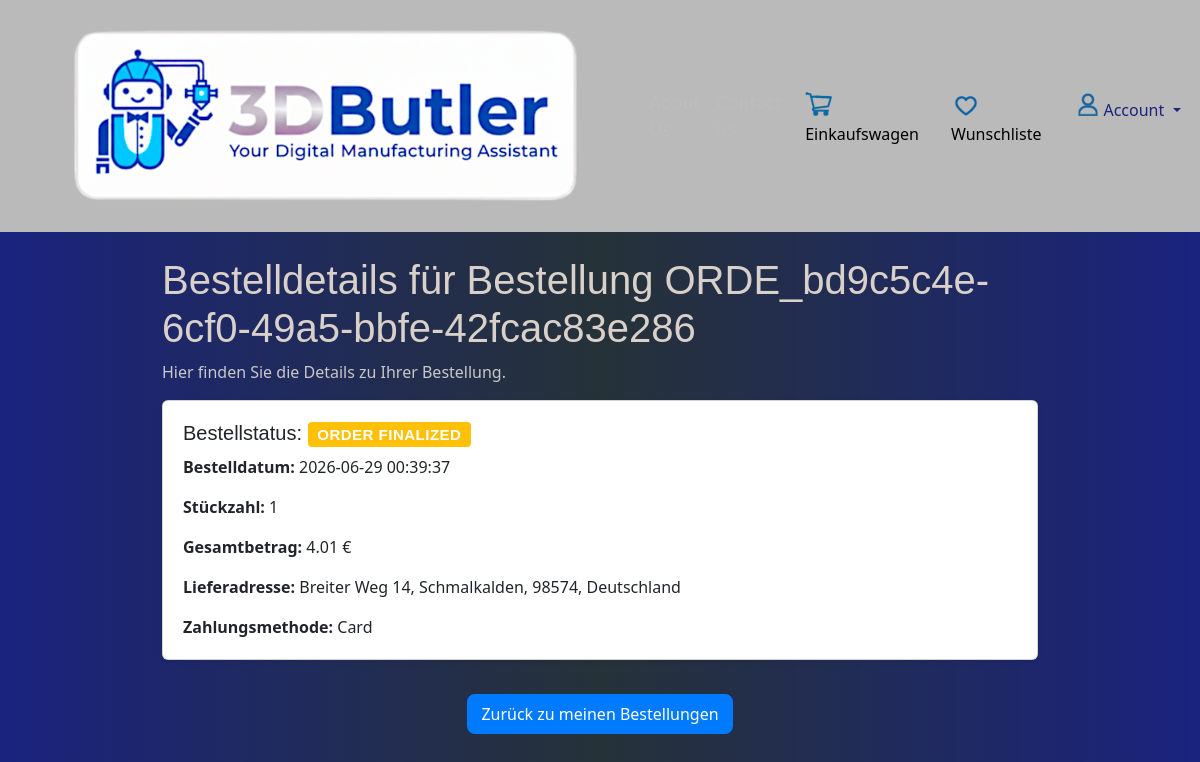
The page /orders/order_detail/ORDE_bd9c5c4e-6cf0-49a5-bbfe-42fcac83e286 (signed in) on the database its author committed.
### tables this page shows
CREATE TABLE "Orders" (
    "OrderID"           TEXT NOT NULL PRIMARY KEY,
    "UserID"            TEXT NOT NULL,
    "AddressID"         TEXT,
    "PaymentID"         TEXT,
    "SourceProjectID"   TEXT,
    
    "OrderStatus"       TEXT NOT NULL DEFAULT 'ORDER_CREATED', 
    "OrderDate"         TEXT NOT NULL,
    "OrderAmount"        INTEGER NOT NULL, 
    
    "PaymentStatus"     TEXT NOT NULL DEFAULT 'PENDING_PAYMENT', 
    "TransactionID"     TEXT, 
    "PaymentMethod"     TEXT,  
    "IsArchived"        INTEGER NOT NULL DEFAULT 0,

    FOREIGN KEY ("UserID") REFERENCES "Users" ("UserID"),
    FOREIGN KEY ("AddressID") REFERENCES "Addresses" ("AddressID"),
    FOREIGN KEY ("PaymentID") REFERENCES "Payments" ("PaymentID"),
    FOREIGN KEY ("SourceProjectID") REFERENCES "Projects" ("ProjectID")
);

CREATE TABLE "OrderPositions" (
    "PositionID" TEXT NOT NULL PRIMARY KEY,
    "OrderID" TEXT NOT NULL,
    "ProductID" TEXT NOT NULL,
    "ProductType" TEXT NOT NULL,
    "Quantity" INTEGER NOT NULL,
    "PricePerUnit" INTEGER NOT NULL,
    FOREIGN KEY ("OrderID") REFERENCES "Orders" ("OrderID"),
    FOREIGN KEY ("ProductID") REFERENCES "Products" ("ProductID")
);

CREATE TABLE "Addresses" (
        "AddressID" TEXT NOT NULL PRIMARY KEY,
        "UserID" TEXT NOT NULL,
        "Street" TEXT,
        "City" TEXT,
        "Zipcode" TEXT,
        "Country" TEXT,
        "IsDefaultShipping" INTEGER DEFAULT 0,
        FOREIGN KEY ("UserID") REFERENCES "Users"("UserID") ON DELETE CASCADE
    );

CREATE TABLE "Payments" (
        "PaymentID" TEXT NOT NULL PRIMARY KEY,
        "UserID" TEXT NOT NULL,
        "Method" TEXT NOT NULL,
        "Token" TEXT,
        "LastIDDigits" TEXT,
        "Expiry" TEXT,
        "IsDefaultMethod" INTEGER DEFAULT 0,
        FOREIGN KEY ("UserID") REFERENCES "Users"("UserID") ON DELETE CASCADE
    );

### website/views.py (the view)
@views.route('/orders/order_detail/<string:order_id>', methods=['GET'])
@login_required
@check_active
def order_detail(order_id):
    user_id = session['user_id']
    logged_in = True # Für das base.html-Template
    try:
        order = order_manager.get_order_by_id(order_id)
        orderpositions = order_manager.get_order_position_for_checkout(order_id)
        address = order_manager.get_address_by_id(order['AddressID']) if order else None
        payment = order_manager.get_payment_by_id(order['PaymentID']) if order else None
        if not order or order['UserID'] != user_id:
            flash("Bestellung nicht gefunden oder Zugriff verweigert.", 'danger')
            return redirect(url_for('views.my_orders'))
        return render_template('order_detail.html',
                               order=order,
                               orderpositions=orderpositions,
                                 address=address,
                                    payment=payment,
                               logged_in=logged_in)
    except Exception as e:
        print(f"Fehler beim Abruf der Bestellung in order_detail: {e}")
        flash('Ein unerwarteter Fehler ist beim Laden Ihrer Bestellung aufgetreten.', 'danger')
        return render_template('order_detail.html', order={}), 500

### website/order_manager.py (called while the page is built)
    def get_order_by_id(self, order_id: str):
        query = "SELECT * FROM Orders WHERE OrderID = ?"
        return self._execute_query(query, (order_id,), fetch=True, fetch_one=True)

    def get_order_position_for_checkout(self, order_id: str):
        query= "SELECT Quantity FROM OrderPositions WHERE OrderID = ?"
        return self._execute_query(query, (order_id,), fetch=True, fetch_one=True)

    def get_address_by_id(self, address_id: str):
        query = "SELECT * FROM Addresses WHERE AddressID = ?"
        return self._execute_query(query, (address_id,), fetch=True, fetch_one=True)

    def get_payment_by_id(self, payment_id: str):
        query = "SELECT * FROM Payments WHERE PaymentID = ?"
        return self._execute_query(query, (payment_id,), fetch=True, fetch_one=True)

### website/user.py (called while the page is built)
def login_required(f):
    @wraps(f)
    def decorated_function(*args, **kwargs):
        if 'user_id' not in session:
            flash("Bitte melden Sie sich an.", "warning")
            return redirect(url_for('auth.login'))
        return f(*args, **kwargs)
    return decorated_function

def check_active(f):
    @wraps(f)
    def decorated_function(*args, **kwargs):
        user_id = session.get('user_id')
        if not user_id:
            flash("Bitte melden Sie sich an.", "warning")
            return redirect(url_for('auth.login'))
        user_data = current_app.user_manager.find_user_by_id(user_id)
        if not user_data:
            session.clear()
            return redirect(url_for('auth.login'))
        if user_data['IsActive'] != 1:
            flash("Ihr Konto ist noch nicht verifiziert.", "warning")
            return redirect(url_for('auth.verify_account'))
        return f(*args, **kwargs)
    return decorated_function

### website/user_manager.py (called while the page is built)
    def find_user_by_id(self, user_id):
        query = "SELECT IsActive, IsAdmin FROM Users WHERE UserID = ?"
        result = self._execute_query(query, (user_id,), fetch=True)
        if result:
            return {'IsActive': result[0][0], 'IsAdmin': result[0][1]}
        return None

### website/templates/order_detail.html (shortened to what this page needs)
{% extends 'base.html' %}
{% block body %}
<div class="container mt-4">
    <h1>Bestelldetails für Bestellung {{ order.OrderID }}</h1>
    <p class="p-site-description">Hier finden Sie die Details zu Ihrer Bestellung.</p>
    <div class="card mb-4 shadow-sm">
        <div class="card-body">
            <h5 class="card-title">Bestellstatus:
                <span class="badge
                    {% if order.OrderStatus == 'ORDER_FINALIZED' %}bg-warning
                    {% elif order.OrderStatus == 'PAID' %}bg-success
                    {% elif order.OrderStatus == 'CANCELLED' %}bg-danger
                    {% else %}bg-secondary{% endif %}">
                    {{ order.OrderStatus | replace('_', ' ') }}
                </span>
            </h5>
            <p class="card-text"><strong>Bestelldatum:</strong> {{ order.OrderDate }}</p>
            <p class="card-text"><strong>Stückzahl:</strong> {{ orderpositions.Quantity }}</p>
            <p class="card-text"><strong>Gesamtbetrag:</strong> {{ order.OrderAmount }} €</p>
            <p class="card-text"><strong>Lieferadresse:</strong> {{ address.Street }}, {{ address.City }}, {{ address.Zipcode }}, {{ address.Country }}</p>
            <p class="card-text"><strong>Zahlungsmethode:</strong> {{ payment.Method }}</p>
        </div>
    </div>
    <div class="text-center">
        <a href="{{ url_for('views.my_orders') }}" class="btn btn-primary">Zurück zu meinen Bestellungen</a>
    </div>
</div>
{% endblock %}

### website/static/css/style.css (style rules this page uses)
body { position: relative; overflow-x: hidden; }
body::before { content: ""; position: fixed; top: 0; left: -150%; width: 100%; height: 100%; background: linear-gradient( 120deg, transparent, rgba(128, 216, 255, 0.04) 40%, rgba(255, 255, 255, 0.08) 50%, rgba(128, 216, 255, 0.04) 60%, transparent ); z-index: -1; transform: skewX(-25deg); animation: global-shimmer 12s cubic-bezier(0.4, 0, 0.6, 1) infinite; pointer-events: none; }
h1 { font-family: Verdana, Geneva, Tahoma, sans-serif; color: rgb(217, 209, 201); }
h5 { font-family: Verdana, Geneva, Tahoma, sans-serif; color: rgb(217, 209, 201); }
.btn { background: #1A237E; border: 2px solid #0078a0; border-radius: 8px; color: #fff; }
.p-site-description { font-family: 'Segoe UI', Tahoma, Geneva, Verdana, sans-serif; color: rgb(200, 200, 200); }
.badge { letter-spacing: 0.5px; font-weight: 600; border-radius: 4px; }

### website/templates/order_detail.html (style rules this page uses)
.container { max-width: 900px; }
.card { margin-bottom: 20px; }
.card-body { padding: 20px; }
.text-center { text-align: center; }
.btn { display: inline-block; margin: 10px; }
.btn-primary { background-color: #007bff; border-color: #007bff; }

### rows shown on the page
Orders: OrderID "ORDE_bd9c5c4e-6cf0-49a5-bbfe-42fcac83e286", OrderStatus "ORDER FINALIZED", OrderDate "2026-06-29 00:39:37", OrderAmount "4.01"
OrderPositions: Quantity "1"
Addresses: Street "Breiter Weg 14", City "Schmalkalden", Zipcode "98574", Country "Deutschland"
Payments: Method "Card"
